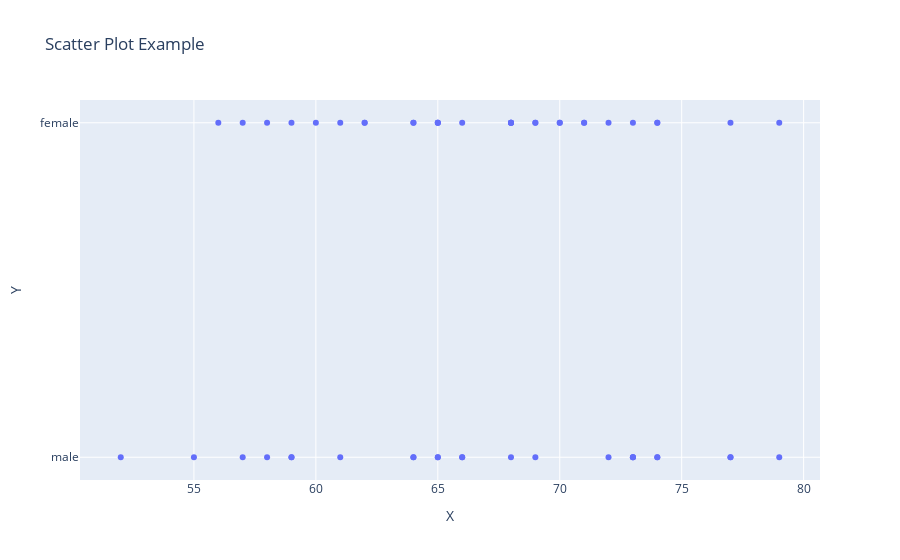

Notebook code cell kept with this figure:
### Code cell
import plotly.express as px


# Sample data
df = pd.DataFrame({
    "AGE": has_ad_cleaned["age"],
    "GENDER": has_ad_cleaned["gender"]
})

# Scatter plot
fig = px.scatter(df, x="AGE", y="GENDER", title="Scatter Plot Example")
fig.show()

### Figure 1 — Plotly figure (JSON) as saved in the notebook; plotly's stock layout.template omitted (floating-point values rounded to 4 significant figures)
{"data": [{"hovertemplate": "X=%{x}<br>Y=%{y}<extra></extra>", "legendgroup": "", "marker": {"color": "#636efa", "symbol": "circle"}, "mode": "markers", "name": "", "orientation": "h", "showlegend": false, "type": "scatter", "x": [59, 55, 69, 66, 52, 68, 57, 70, 65, 59, 74, 68, 64, 74, 71, 68, 68, 56, 64, 64, 77, 61, 73, 66, 66, 62, 77, 62, 69, 57, 73, 72, 59, 65, 58, 61, 74, 79, 64, 65, 69, 79, 65, 73, 60, 73, 77, 74, 70, 58, 72, 68, 65, 71], "xaxis": "x", "y": ["male", "male", "male", "male", "male", "male", "male", "female", "male", "male", "female", "female", "female", "female", "female", "female", "female", "female", "male", "male", "male", "male", "female", "female", "male", "female", "female", "female", "female", "female", "male", "female", "female", "female", "female", "female", "male", "male", "female", "female", "female", "female", "male", "male", "female", "male", "male", "male", "female", "male", "male", "female", "female", "female"], "yaxis": "y"}], "layout": {"legend": {"tracegroupgap": 0}, "title": {"text": "Scatter Plot Example"}, "xaxis": {"anchor": "y", "domain": [0, 1], "title": {"text": "X"}}, "yaxis": {"anchor": "x", "domain": [0, 1], "title": {"text": "Y"}}}}
